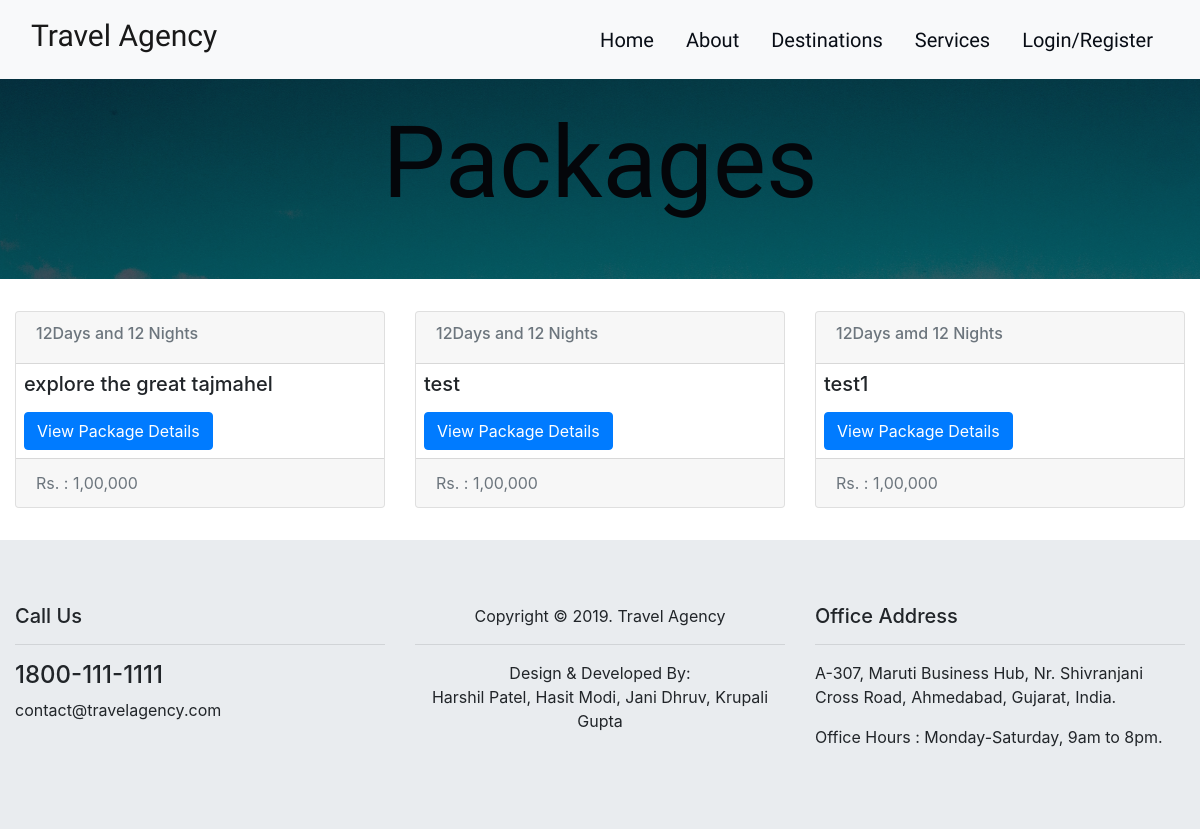
Page /packagelist.php?destid=73 on the earlier database version.
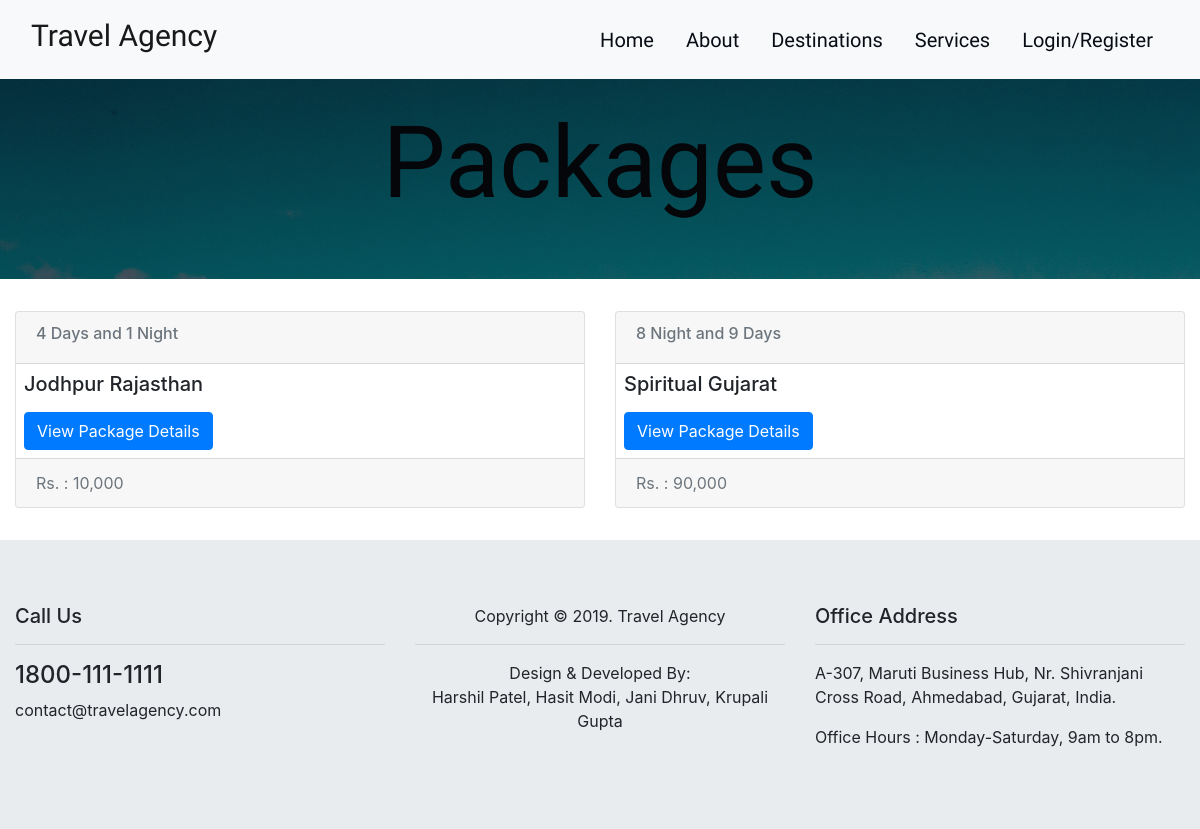
Same page on the later database version.
### tables this page shows
CREATE TABLE `packages` (
  `id` int(20) NOT NULL,
  `dest_ID` int(20) NOT NULL,
  `pkg_name` varchar(255) NOT NULL,
  `pkg_thumbnail` mediumtext NOT NULL,
  `tour_duration` mediumtext NOT NULL,
  `tour_price` mediumtext NOT NULL,
  `pkg_itnry` longtext NOT NULL,
  `pkg_include` longtext NOT NULL,
  `pkg_exclude` longtext NOT NULL
);

### includes/functions.php (called while the page is built, shortened)
<?php
$logo = "Travel Agency";
?>

### packagelist.php (the view, shortened to what this page needs)
<?php include_once "includes/functions.php"; ?>
<?php include_once "./admin/includes/dbconnect.php" ?>
<?php
    $result = mysqli_query($dbConnect, "SELECT * FROM packages WHERE dest_ID='" .$_GET["destid"]. "' ");
?>
<!DOCTYPE html>
<html lang="en">
<head>
  <link rel="stylesheet" href="styles/style.css">
  <link rel="stylesheet" href="styles/animate.css">
  <link rel="stylesheet" href="styles/bootstrap.css">
  <link rel="stylesheet" href="styles/aos.css">
  <link rel="stylesheet" href="https://use.fontawesome.com/releases/v5.6.3/css/all.css">
</head>
<body>
<?php include_once "includes/navigation-bar.php"; ?>
<div id="destination-image">
  <div class="overlay"></div>
  <div class="text-center text-align-middle">
    <h1 data-aos="fade-down" data-aos-duration="1500">Packages</h1>
  </div>
</div>
<div class="container-fluid">
    <div class="row my-3">
        <?php
            while($data=mysqli_fetch_array($result)){
        ?>
            <div class="col my-3">
                <div class="card">
                    <div class="card-header text-muted"><h6><?php echo nl2br($data['tour_duration']); ?></h6></div>
                    <div id="card-body">
                        <h5 class="card-title my-2 mx-2"><?php echo nl2br($data['pkg_name']); ?></h5>
                        <a href="#" class="btn btn-primary my-2 mx-2">View Package Details</a>
                    </div>
                    <div class="card-footer text-muted"><?php echo nl2br($data['tour_price']); ?></div>
                </div>
            </div>
        <?php
            }
        ?>
    </div>
</div>
<?php include_once "includes/footer.php"; ?>
</body>
</html>

### includes/navigation-bar.php (shortened to what this page needs)
<nav class="navbar navbar-expand-md navbar-light bg-light sticky-top">
  <div class="container-fluid">
    <h3 href="#" class="navbar-brand"><?php echo $logo ?></h3>
    <ul class="nav justify-content-end">
      <li class="nav-item active">
        <a class="nav-link" href="index.php">Home</a>
      </li>
      <li class="nav-item">
        <a class="nav-link" href="about.php">About</a>
      </li>
      <li class="nav-item">
        <a class="nav-link" href="destinations.php">Destinations</a>
      </li>
      <li class="nav-item">
        <a class="nav-link" href="service.php">Services</a>
      </li>
      <?php
          if(isset($_SESSION['users_id']) && isset($_SESSION['users_name']) && isset($_SESSION['users_email'])){
              include_once '../includes/dbconnect.php';
              echo '<li class="nav-item">';
              echo '<a class="nav-link" href="dashboard.php">Dashboard</a>';
              echo '</li>';
          }else{
            echo '<li class="nav-item">';
            echo '<a class="nav-link" href="./users/">Login/Register</a>';
            echo '</li>';
          }
      ?>
    </ul>
  </div>
</nav>

### includes/footer.php
<footer class="my-0 jumbotron jumbotron-fluid">
  <div class="container-fluid">
    <div class="row">
      <div class="col-lg-4">
          <h5>Call Us</h5><hr>
          <h4>1800-111-1111</h4>
          <p>contact@travelagency.com</p>
      </div>
      <div class="col-lg-4">
        <center><p>Copyright &copy; 2019. Travel Agency</p><hr>
        <p>Design & Developed By: <br>
        Harshil Patel, Hasit Modi, Jani Dhruv, Krupali Gupta</p>
        </center>
      </div>
      <div class="col-lg-4">
        <h5>Office Address</h5><hr>
        <address>A-307, Maruti Business Hub,
        Nr. Shivranjani Cross Road, Ahmedabad, Gujarat, India.</address>
        <p>Office Hours : Monday-Saturday, 9am to 8pm.</p>
      </div>
    </div>
  </div>
</footer>

### styles/style.css (style rules this page uses)
* { padding: 0%; margin: 0%; }
body { padding: 0%; margin: 0%; }
.navbar .navbar-brand { font-size: 30px; font-family: 'Charm', cursive; }
.navbar .nav .nav-item .nav-link { font-size: 20px; font-family: 'Dosis', sans-serif; color: #080d15; }
.overlay { position: absolute; width: 100%; height: 100%; z-index: 2; background-color: #080d15; opacity: .7; }
#destination-image { background-image: url(../images/sky.jpg); background-repeat: no-repeat; background-size: cover; background-position: center; background-attachment: fixed; height: 200px; width: 100% auto; object-fit: cover; }
#destination-image .overlay { height: 200px; opacity: .5; }
#destination-image .text-align-middle { padding-top: 2%; position: relative; }
#destination-image h1 { color: rgb(0, 0, 0); font-size: 100px; font-weight: 500; font-family: 'ZCOOL XiaoWei', serif; }

Differences in the rows shown:
removed packages: tour_duration "12Days and 12 Nights", pkg_name "explore the great tajmahel", tour_price "Rs. : 1,00,000"
removed packages: tour_duration "12Days and 12 Nights", pkg_name "test", tour_price "Rs. : 1,00,000"
removed packages: tour_duration "12Days amd 12 Nights", pkg_name "test1", tour_price "Rs. : 1,00,000"
added packages: tour_duration "4 Days and 1 Night", pkg_name "Jodhpur Rajasthan", tour_price "Rs. : 10,000"
added packages: tour_duration "8 Night and 9 Days", pkg_name "Spiritual Gujarat", tour_price "Rs. : 90,000"
